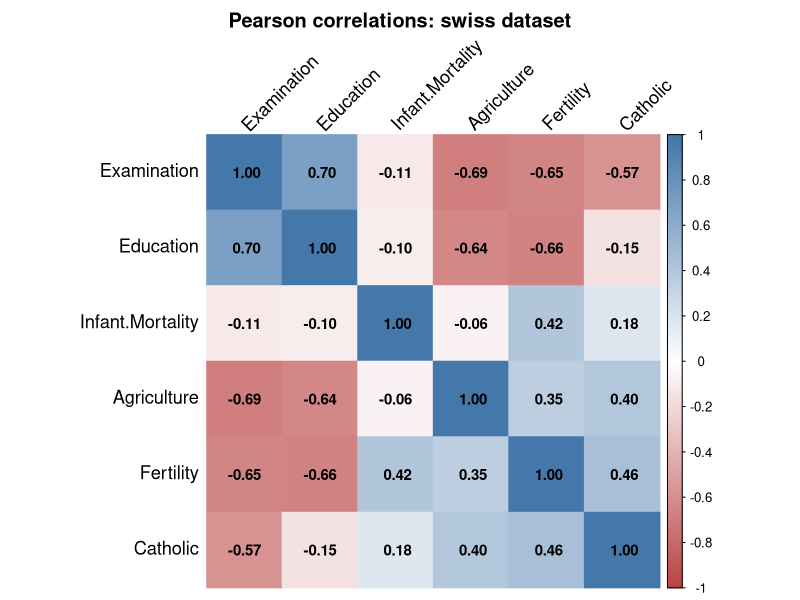

Recreate this plot in R.
## ---- chunk 1
#| label: setup
#| include: false
library(tidyverse)
library(corrplot)
## ---- chunk 2
#| label: load-data
data(swiss)
glimpse(swiss)
## ---- chunk 3
#| label: corr-plot
#| fig-width: 8
#| fig-height: 7
#| fig-cap: "Correlations among the six variables in the swiss dataset (Pearson)."
cor_mat <- cor(swiss)

corrplot(
  cor_mat,
  method   = "color",
  type     = "full",
  order    = "hclust",
  tl.col   = "black",
  tl.srt   = 45,
  tl.cex   = 1.1,
  addCoef.col = "black",
  number.cex  = 0.9,
  col = colorRampPalette(c("#BB4444", "#FFFFFF", "#4477AA"))(200),
  title = "Pearson correlations: swiss dataset",
  mar   = c(0, 0, 2, 0)
)
## ---- chunk 4
#| label: corr-table
#| echo: false
knitr::kable(
  round(cor_mat, 2),
  align = "c",
  caption = "Correlation coefficients (rounded to 2 decimals)"
)
